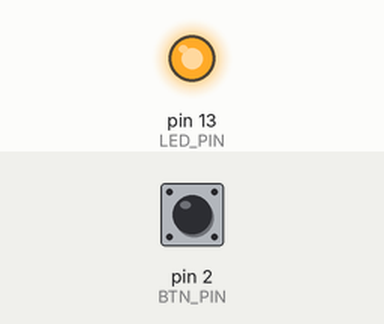
Simulated run of this sketch. Board: Arduino Uno, built with avr-gcc and run on an emulated ATmega328P. Shown: output pins drawn as LEDs (lit = HIGH). The inputs (shaded band) are chosen by the test bench; at power-on: pin 2 (BTN_PIN) HIGH.

Above: at 1.2 s.
1.3 s: pin 2 (BTN_PIN) pulled LOW for 1 s
At 3.0 s:
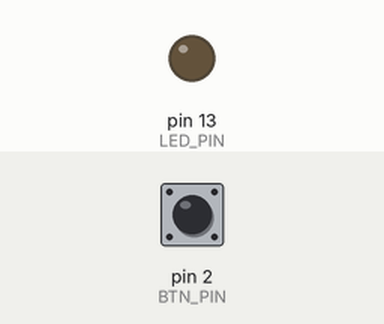
Timing chart, 0 to 10.3 s (numbered marks = the images above; inputs shaded):
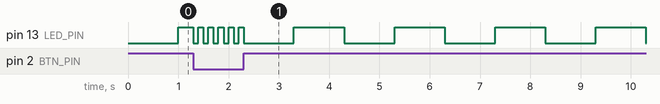

The sketch:

millis_blink.ino
```cpp
/*
  Multitasking με Millis (Blink & Button)

  Σε αυτό το μάθημα συνδυάζουμε όσα μάθαμε:
  1. **Digital I/O:** Διαβάζουμε το κουμπί (από το κεφάλαιο 04).
  2. **Millis Timing:** Αναβοσβήνουμε το LED χωρίς `delay()`

  Το Πρόβλημα:
  Αν χρησιμοποιούσαμε `delay(1000)` για το LED, το Arduino θα "κοιμόταν" για 1 δευτερόλεπτο.
  Αν πατούσαμε το κουμπί εκείνη τη στιγμή, το Arduino δεν θα το καταλάβαινε!

  Η Λύση:
  Χρησιμοποιούμε το `millis()` για να μετράμε τον χρόνο για το LED, ενώ ταυτόχρονα
  ελέγχουμε το κουμπί σε κάθε κύκλο του `loop()`.

  Σενάριο:
  - Το LED αναβοσβήνει αργά (κάθε 1 δευτερόλεπτο).
  - Όσο ΚΡΑΤΑΜΕ ΠΑΤΗΜΕΝΟ το κουμπί, το LED αναβοσβήνει γρήγορα (κάθε 100ms).
  - Μόλις το αφήσουμε, επιστρέφει στον αργό ρυθμό.
*/

const int LED_PIN = LED_BUILTIN;
const int BTN_PIN = 2; // Το κουμπί που έχουμε ήδη στο breadboard

// Μεταβλητές Χρόνου
unsigned long previousMillis = 0;
unsigned long interval = 1000; // Αρχική ταχύτητα: 1 δευτερόλεπτο

// Κατάσταση LED
int ledState = LOW;

void setup()
{
	pinMode(LED_PIN, OUTPUT);
	pinMode(BTN_PIN, INPUT_PULLUP); // Χρήση εσωτερικής αντίστασης
}

void loop()
{
	// --- ΕΡΓΑΣΙΑ 1: Έλεγχος Κουμπιού (Άμεση Αντίδραση) ---
	// Διαβάζουμε το κουμπί σε ΚΑΘΕ κύκλο, χωρίς καθυστερήσεις
	if (digitalRead(BTN_PIN) == LOW)
	{
		// Όσο το κουμπί είναι πατημένο, τρέχουμε γρήγορα!
		interval = 100;
	}
	else
	{
		// Όταν αφήνουμε το κουμπί, επιστρέφουμε στον αργό ρυθμό
		interval = 1000;
	}

	// --- ΕΡΓΑΣΙΑ 2: Διαχείριση Χρόνου LED (Blink) ---
	unsigned long currentMillis = millis();

	// Ελέγχουμε αν πέρασε ο χρόνος που ορίσαμε (είτε 1000ms είτε 100ms)
	if (currentMillis - previousMillis >= interval)
	{
		// Ήρθε η ώρα να αλλάξουμε κατάσταση
		previousMillis = currentMillis; // Αποθήκευση της τρέχουσας ώρας

		// Toggle LED
		if (ledState == LOW)
			ledState = HIGH;
		else
			ledState = LOW;

		digitalWrite(LED_PIN, ledState);
	}
}
```
